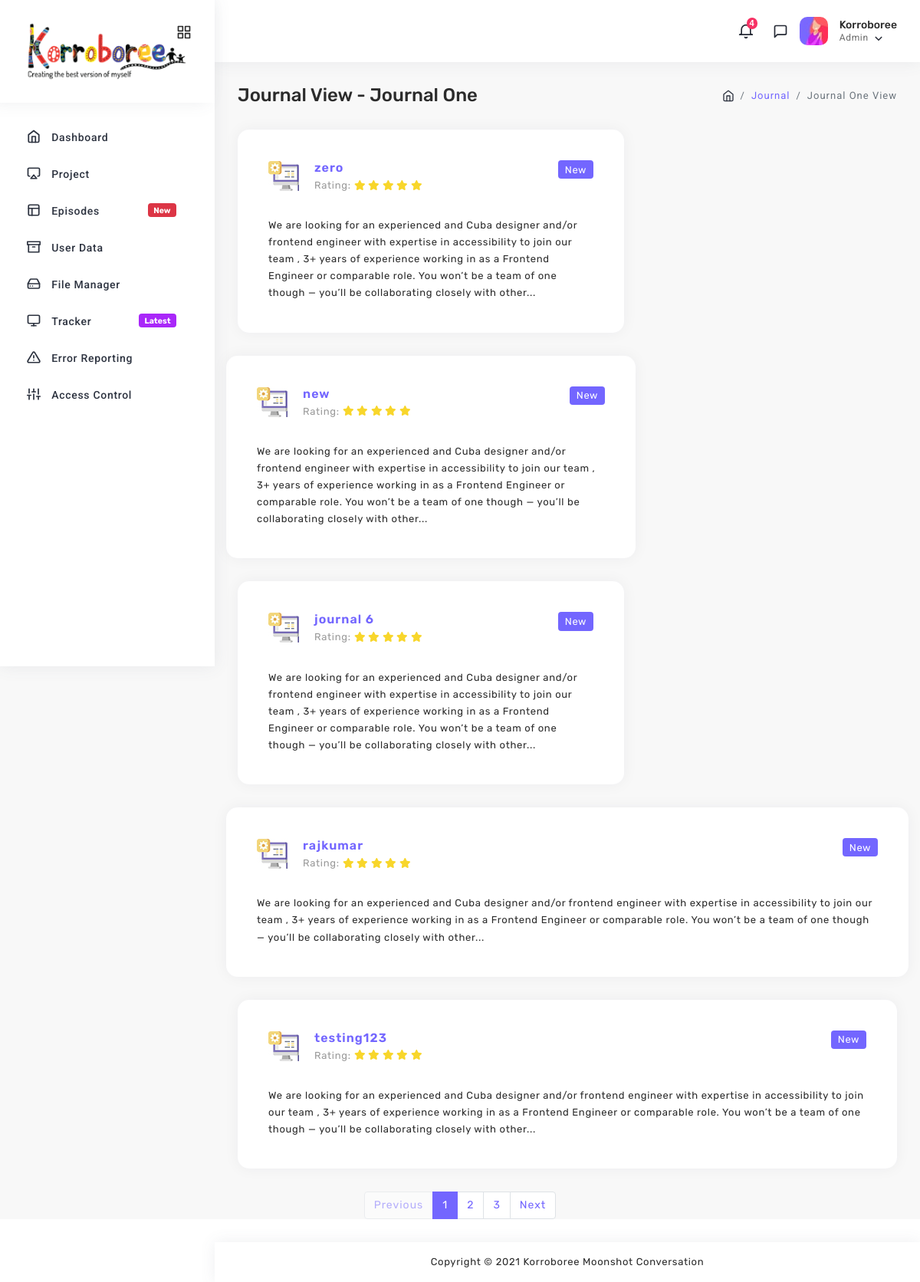
Page /index.php/k_team_video_journal/kteam/userdata_view_v on the committed database.
### tables this page shows
CREATE TABLE `episode` (
  `id` int(252) NOT NULL,
  `episode_number` varchar(999) DEFAULT NULL,
  `title` varchar(999) DEFAULT NULL,
  `month` varchar(999) DEFAULT NULL,
  `story_board` varchar(999) DEFAULT NULL,
  `dates` int(252) DEFAULT NULL
);

### application/controllers/k_team_video_journal/Kteam.php (called while the page is built, shortened)
<?php
class Kteam extends CI_Controller {
	public function userdata_view_v()
	{
		$this->load->model('k_team_journal/Episode_Model','Episode_Model');
		$data['episode_video']= $this->Episode_Model->episode_video_list();
		$this->load->view('k_team_video_journal/header');
		$this->load->view('k_team_video_journal/userdata_view_v',$data);
		$this->load->view('k_team_video_journal/footer');
	}
}

### index.php (called while the page is built, shortened)
<?php
require_once BASEPATH.'core/CodeIgniter.php';

### application/models/k_team_journal/Episode_Model.php (called while the page is built, shortened)
<?php
class Episode_Model extends CI_model{
                  public function  episode_video_list()
                {
                    $this->db->select("*");
                    $this->db->from(' episode');
                    $query = $this->db->get();
                    if ($query->num_rows()>0) {
                        return $query->result();
                    } else {
                        return false;
                    }
                }
}
?>

### application/views/k_team_video_journal/userdata_view_v.php (the view, shortened to what this page needs)
<div class="page-body">
               <div class="container-fluid">
                  <div class="page-title">
                     <div class="row">
                        <div class="col-6">
                           <h3>Journal View - Journal One </h3>
                        </div>
                        <div class="col-6">
                           <ol class="breadcrumb">
                              <li class="breadcrumb-item">
								  <a href="<?php base_url(); ?>dashboard"><i data-feather="home"></i></a>
							  </li>
                              <li class="breadcrumb-item">
								  <a href="<?php base_url(); ?>kteam_userdata">Journal</a>
							  </li>
                              <li class="breadcrumb-item active"> Journal One View</li>
                           </ol>
                        </div>
                     </div>
                  </div>
               </div>
               <div class="container-fluid">
                  <div class="row">
                     <div class="col-xl-12 xl-60">
                        <div class="row">
                           <div class="col-xl-4 xl-100">
                               <?php  foreach ($episode_video as $video) {  ?>
                              <div class="card">
                                 <div class="job-search">
                                    <div class="card-body">
                                       <div class="media">
                                          <img class="img-40 img-fluid m-r-20" src="<?php base_url(); ?>adminassets/images/job-search/1.jpg" alt="">
                                          <div class="media-body">
                                               <form  method="post" id="<?php echo $video->episode_number ?>" novalidate="" enctype="multipart/form-data" action="<?php base_url(); ?>userdata_topic_view_v">
                                             <h6 class="f-w-600">
                                       <a type="button" href="javascript:{}" onclick="document.getElementById('<?php echo $video->episode_number ?>').submit();" > <?php echo $video->title;  ?></a>
                                       </form>
												 <span class="badge badge-primary pull-right">New</span>
                                             <p>
												 Rating:
												 <span>
													 <i class="fa fa-star font-warning"></i>
													 <i class="fa fa-star font-warning"></i>
													 <i class="fa fa-star font-warning"></i>
													 <i class="fa fa-star font-warning"></i>
													 <i class="fa fa-star font-warning"></i>
												 </span>
											 </p>
                                          </div>
                                       </div>
                                       <p>
										   We are looking for an experienced and Cuba designer and/or frontend engineer with expertise in accessibility to join our team , 3+ years of experience working in as a Frontend Engineer or comparable role. You won’t be a team of one though — you’ll be collaborating closely with other...
									   </p>
                                    </div>
                                 </div>
                              </div>
                           </div>
                               <?php } ?>
                           </div>
                           <div class="col-sm-12">
                              <div class="job-pagination">
                                 <nav aria-label="Page navigation example">
                                    <ul class="pagination pagination-primary">
                                       <li class="page-item disabled"><a class="page-link" href="#">Previous</a></li>
                                       <li class="page-item active"><a class="page-link" href="#">1</a></li>
                                       <li class="page-item"><a class="page-link" href="#">2</a></li>
                                       <li class="page-item"><a class="page-link" href="#">3</a></li>
                                       <li class="page-item"><a class="page-link" href="#">Next</a></li>
                                    </ul>
                                 </nav>
                              </div>
                           </div>
                        </div>
                     </div>

### adminassets/css/all.css (style rules this page uses)
.fa-star:before { content: "\f005"; }

### rows in the picture
episode: title "zero"
episode: title "new"
episode: title "journal 6"
episode: title "rajkumar"
episode: title "testing123"
